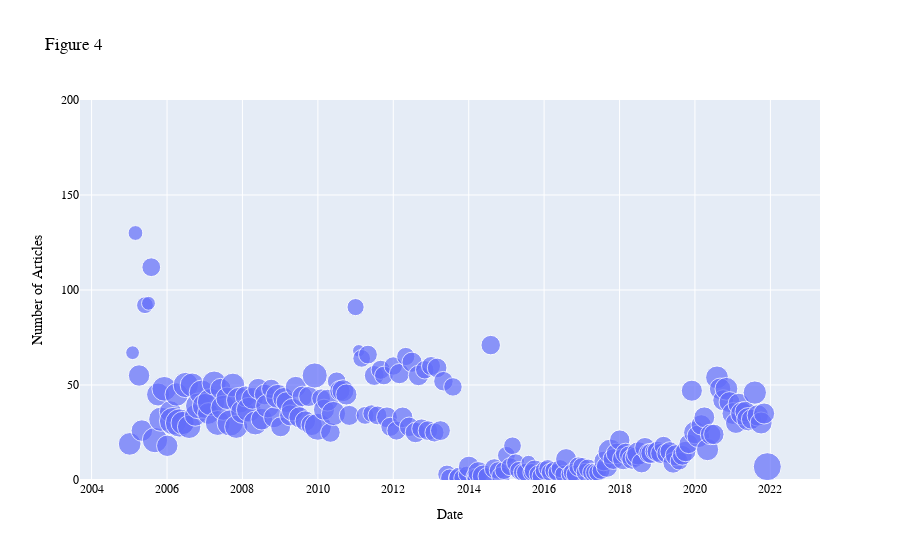

Notebook source saved alongside this figure:
### Code cell
fig = px.scatter(toplot[toplot.date.dt.year >= 2005], x='date', y='title', size='wordcount',
           labels={'date':'Date', 'title':'Number of Articles'},
           title = 'Figure 4')
fig.update_layout(
    font_family='Times New Roman',
    font_color='black',
    yaxis_range=[0, 200]
)

### Figure 1 — Plotly figure (JSON) as saved in the notebook; plotly's stock layout.template omitted (floating-point values rounded to 4 significant figures; data arrays with more than 128 entries replaced by an {"elided": "..."} marker saying what was removed)
{"data": [{"hovertemplate": "Date=%{x}<br>Number of Articles=%{y}<br>wordcount=%{marker.size}<extra></extra>", "legendgroup": "", "marker": {"color": "#636efa", "size": {"elided": "203 float values"}, "sizemode": "area", "sizeref": 3.207, "symbol": "circle"}, "mode": "markers", "name": "", "orientation": "v", "showlegend": false, "type": "scatter", "x": {"elided": "203 str values"}, "xaxis": "x", "y": {"elided": "203 int values"}, "yaxis": "y"}], "layout": {"font": {"color": "black", "family": "Times New Roman"}, "legend": {"itemsizing": "constant", "tracegroupgap": 0}, "title": {"text": "Figure 4"}, "xaxis": {"anchor": "y", "domain": [0, 1], "title": {"text": "Date"}}, "yaxis": {"anchor": "x", "domain": [0, 1], "range": [0, 200], "title": {"text": "Number of Articles"}}}}
